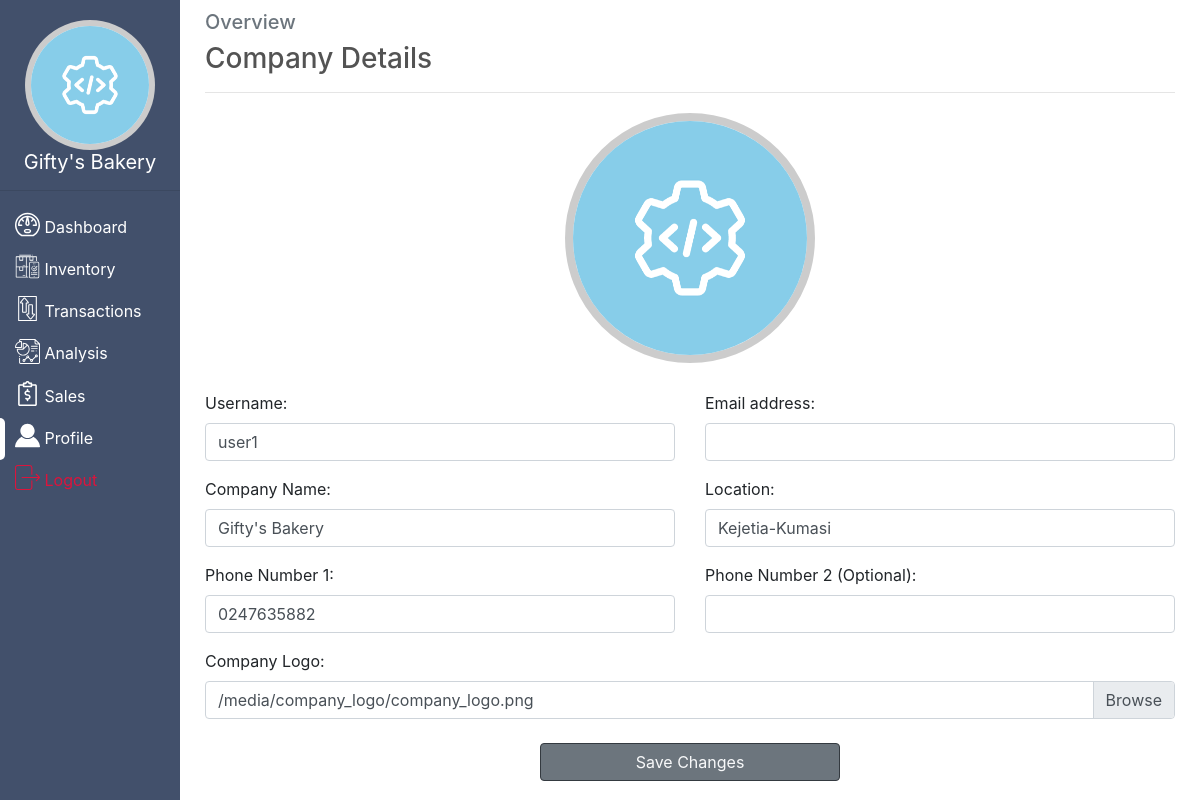
/company/profile/ (signed in), run on the app's committed database.
### app/models.py (models this page shows, shortened)
class CompanyDetails(models.Model):
    user = models.OneToOneField(User,on_delete = models.CASCADE)
    name = models.CharField(max_length = 100)
    image = models.ImageField(upload_to = 'company_logo',default = "company_logo.png")
    mobile1 = models.CharField(max_length = 30)
    mobile2 = models.CharField(max_length = 30, null = True, blank  = True)
    location = models.CharField(max_length = 200)
    is_premium = models.BooleanField(default = False)

### company/views.py (the view, shortened to what this page needs)
# urls.py: path('company/profile/',company_views.CompanyProfileView.as_view(),name = 'profile')
class CompanyProfileView(generic.View):
    form_class1 = UserForm
    form_class2 = CompanyDetailsForm
    template_name = 'company/company_profile.html'
    @method_decorator(login_required)
    def get(self,request,*args,**kwargs):
        form1 = self.form_class1(instance =  request.user)
        form2 = self.form_class2(instance = request.user.companydetails)
        context = {
            'form1': form1,
            'form2': form2
        }
        return render(request,self.template_name,context)

### company/forms.py
class UserForm(forms.ModelForm):
    class Meta:
        model = User
        fields = ['username','email']
        widgets = {
            'username': forms.TextInput(attrs = {
                'class': 'form-control'
            }),
            'email': forms.EmailInput(attrs = {
                'class': 'form-control'
            })
        }

class CompanyDetailsForm(forms.ModelForm):
    class Meta:
        model = CompanyDetails
        fields = ['name','mobile1','mobile2','location','image']
        widgets = {
            'name': forms.TextInput(attrs = {
                'class': 'form-control'
            }),
            'mobile1': forms.TextInput(attrs = {
                'class': 'form-control',
                'pattern': '^[\+0-9][0-9\s]+$'
            }),
            'mobile2': forms.TextInput(attrs = {
                'class': 'form-control',
                'pattern': '^[\+0-9][0-9\s]+$'
            }),
            'location': forms.TextInput(attrs = {
                'class': 'form-control',
            })
        }
        labels = {
            'mobile1': "Phone Number 1",
            'mobile2': "Phone Number 2 (Optional)",
            'image': "Company Logo",
            'name': "Company Name",
        }

### company/templates/company/company_profile.html (shortened to what this page needs)
{% extends 'app/base.html' %}
{% block content %}
    <div class="container">
      <h5 class="text-muted">Overview</h5>
      <h3 style="color: #535353;">Company Details</h3><hr/>
       <form action="." method="post" enctype="multipart/form-data">
            <div class="text-center p-md-1 p-3">
                <img id="image-preview" style="border: 8px solid rgba(0,0,0,.2);width: 250px;height: 250px; border-radius: 50%" src="{{user.companydetails.image.url}}" alt=""><br/>
            </div>
            <div class="row mt-4">
                {% for field in form1 %}
                    <div class="col-sm-6">
                        <div class="form-group">
                            {{field.label_tag}}
                            {{field}}
                        </div>
                    </div>
                {% endfor %}
                <div class="col-sm-6">
                    <div class="form-group">
                        {{form2.name.label_tag}}
                        {{form2.name}}
                    </div>
                </div>
                <div class="col-sm-6">
                    <div class="form-group">
                        {{form2.location.label_tag}}
                        {{form2.location}}
                    </div>
                </div>
                <div class="col-sm-6">
                    <div class="form-group">
                        {{form2.mobile1.label_tag}}
                        {{form2.mobile1}}
                    </div>
                </div>
                <div class="col-sm-6">
                    <div class="form-group">
                        {{form2.mobile2.label_tag}}
                        {{form2.mobile2}}
                    </div>
                </div>
                <div class="col-sm-12">
                    <div class="form-group">
                        <label>Company Logo:</label>
                        <div class="input-group">
                            <div class="custom-file">
                                <label for="id_image" class="custom-file-label">{{user.companydetails.image.url}}</label>
                            </div>
                        </div>
                    </div>
                </div>
            </div>
            <div style="max-width: 300px;margin: auto">
                   <button type="submit" class="btn btn-block btn-secondary btn-outline-dark text-light mt-2 mb-5" style="box-shadow: none;" >Save Changes</button>
            </div>
       </form>
    </div>
{% endblock %}

### app/templates/app/base.html (shortened to what this page needs)
{% load static %}
<!DOCTYPE html>
<html lang="en">
<head>
    <link rel="stylesheet" href="{% static 'app\bootstrap.min.css' %}">
</head>
<body>
   <div id="side-menu">
       <img src="{{ user.companydetails.image.url }}" style ='background: white;width: 130px;border-radius: 50%;height: 130px;border: 6px solid rgba(0,0,0,.2);margin-top: 20px' alt="">
       <h5 style="font-weight: 400;">{{ user.companydetails.name }}</h5>
       <hr/>
       <ul>
           <li><a href="{% url 'app:home' %}" id="active">
              <img src="{% static 'app/images/dashboard.svg' %}" style="width: 25px;position: relative;bottom:4px" alt="">
               <span>Dashboard</span>
            </a></li>
           <li><a href="{% url 'app:inventory' %}">
              <img src="{% static 'app/images/inventory.svg' %}" style="width: 25px;position: relative;bottom:4px" alt="">
               <span>Inventory</span>
            </a></li>
            <li><a href="{% url 'app:transactions' %}">
              <img src="{% static 'app/images/transaction.svg' %}" style="width: 25px;position: relative;bottom:4px" alt="">
               <span>Transactions</span>
            </a></li>
           <li><a href="{% url 'app:analysis' %}">
              <img src="{% static 'app/images/analysis.svg' %}" style="width: 25px;position: relative;bottom:4px" alt="">
               <span>Analysis</span>
            </a></li>
           <li><a href="{% url 'app:sales_report' %}">
              <img src="{% static 'app/images/sales.svg' %}" style="width: 25px;position: relative;bottom:4px" alt="">
               <span>Sales</span>
            </a></li>
            <li><a href="{% url 'company:profile' %}">
              <img src="{% static 'app/images/profile.svg' %}" style="width: 25px;position: relative;bottom:4px" alt="">
              <span>Profile</span>
            </a></li>
           <li><a href="{% url 'company:logout' %}">
              <img src="{% static 'app/images/logout.svg' %}" style="width: 25px;position: relative;bottom:4px" alt="">
               <span>Logout</span>
            </a></li>
       </ul>
   </div>
   <div id="main-content">
       {% block content %}
       {% endblock %}
   </div>
</body>
</html>

### app/templates/app/base.html (style rules this page uses)
#side-menu { width: 180px; height: 100vh; position: fixed; top: 0px; left: 0px; background: #42506b; text-align: center; color: white; transition: all .3s ease-in-out; }
#side-menu > ul { margin: auto; padding: 0px; list-style: none; text-align: left; }
#side-menu > ul > li > a { display: block; padding: 8px 15px; color: white; position: relative; }
#side-menu > ul > li:last-child > a { color: crimson; }
#side-menu #active::before { content: ''; display: block; background: white; width: 5px; border-radius: 0px 5px 5px 0px; height: 100%; position: absolute; top: 0px; left: 0px; }
#main-content { width: calc(100% - 200px); height: 300px; position: relative; top: 10px; left: 190px; transition: all 0.3s ease-in-out; }

### data on the page
CompanyDetails: name "Gifty's Bakery", location "Kejetia-Kumasi", mobile1 "0247635882"

### other printed values
{{ user.companydetails.name }} "Gifty's Bakery"
{{ field.label_tag }} "Username:" "Email address:"
{{ user.companydetails.image.url }} "/media/company_logo/company_logo.png"
